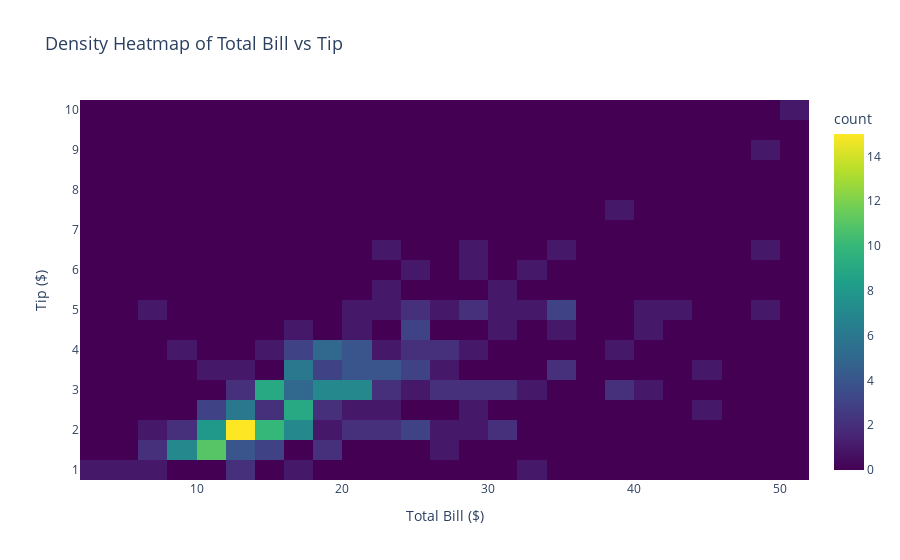

The notebook cell saved with this chart:
### Code cell
# Adding axis titles and a main title for the heatmap

fig.update_layout(
    title=dict(text="Density Heatmap of Total Bill vs Tip", font=dict(size=18)),  
    xaxis_title="Total Bill ($)",  
    yaxis_title="Tip ($)"
)
fig.show()

### Figure 1 — Plotly figure (JSON) as saved in the notebook; plotly's stock layout.template omitted (floating-point values rounded to 4 significant figures; data arrays with more than 128 entries replaced by an {"elided": "..."} marker saying what was removed)
{"data": [{"coloraxis": "coloraxis", "histfunc": "count", "hovertemplate": "total_bill=%{x}<br>tip=%{y}<br>count=%{z}<extra></extra>", "name": "", "nbinsx": 30, "nbinsy": 30, "type": "histogram2d", "x": {"elided": "244 float values"}, "xaxis": "x", "xbingroup": "x", "y": {"elided": "244 float values"}, "yaxis": "y", "ybingroup": "y"}], "layout": {"coloraxis": {"colorbar": {"title": {"text": "count"}}, "colorscale": [[0, "#440154"], [0.1111, "#482878"], [0.2222, "#3e4989"], [0.3333, "#31688e"], [0.4444, "#26828e"], [0.5556, "#1f9e89"], [0.6667, "#35b779"], [0.7778, "#6ece58"], [0.8889, "#b5de2b"], [1, "#fde725"]]}, "legend": {"tracegroupgap": 0}, "title": {"font": {"size": 18}, "text": "Density Heatmap of Total Bill vs Tip"}, "xaxis": {"anchor": "y", "domain": [0, 1], "title": {"text": "Total Bill ($)"}}, "yaxis": {"anchor": "x", "domain": [0, 1], "title": {"text": "Tip ($)"}}}}
